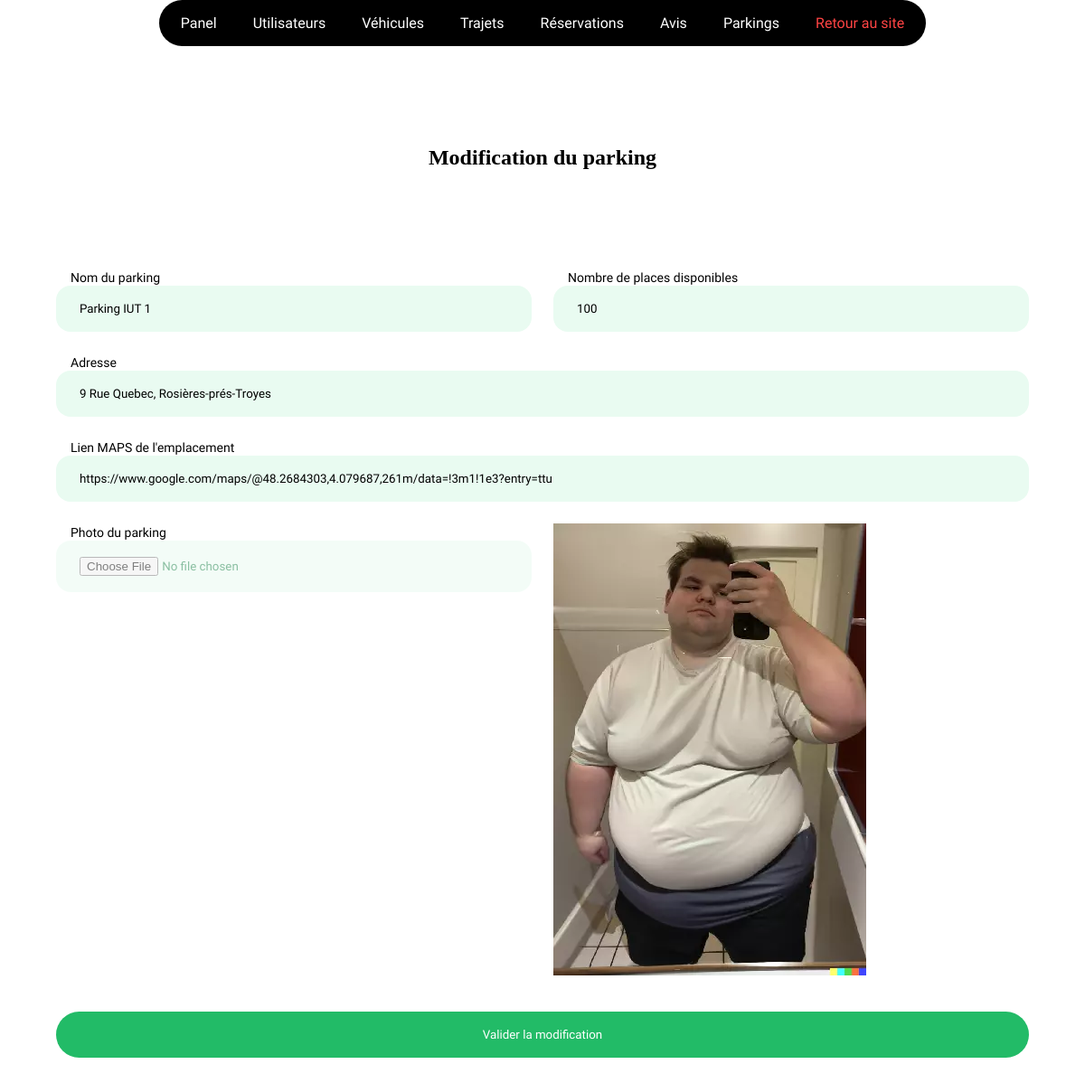
The page /admin/parkings/modifications.php?id=4 on the database its author committed.
### tables this page shows
CREATE TABLE `parkings` (
  `id` int(11) NOT NULL AUTO_INCREMENT,
  `name` varchar(50) DEFAULT NULL,
  `address` varchar(100) DEFAULT NULL,
  `location` varchar(500) DEFAULT NULL,
  `spaces` smallint(3) DEFAULT NULL,
  `picture` varchar(50) DEFAULT NULL,
  PRIMARY KEY (`id`)
);

### admin/parkings/modifications.php (called while the page is built, shortened)
<?php
require '../../layouts/crud.php';

### views/admin/parkings/modify.php (the view, shortened to what this page needs)
<?php
$bd = dbConnect();
$id = $_GET['id'];
$query = $bd -> prepare('SELECT * FROM parkings WHERE id = :id');
$query -> execute(['id' => $id]);
$parking = $query -> fetch();
?>
<section class="container">
    <h1 class="center">Modification du parking</h1>
    <form method="post" enctype="multipart/form-data">
        <section class="form container">
            <div class="form-group">
                <div>
                    <label for="parking_name">Nom du parking</label>
                    <input type="text" name="parking_name" id="parking_name" placeholder="nom" value="<?= $parking['name'] ?>">
                </div>
                <div>
                    <label for="spaces">Nombre de places disponibles</label>
                    <input type="number" name="spaces" id="spaces" min="0" placeholder="nombre de places" value="<?= $parking['spaces'] ?>">
                </div>
            </div>
            <div>
                <label for="address">Adresse</label>
                <input type="text" name="address" id="address" placeholder="adresse" value="<?= $parking['address'] ?>">
            </div>
            <div>
                <label for="location">Lien MAPS de l'emplacement</label>
                <input type="text" name="location" id="location" placeholder="lien maps" value="<?= $parking['location'] ?>">
            </div>
            <div class="form-group">
                <div>
                    <label for="picture">Photo du parking</label>
                    <input type="file" name="picture" id="picture">
                </div>
                <img src="../../assets/images/parkings/<?= $parking['picture'] ?>" alt="Photo du parking">
            </div>
            <button class="btn green" type="submit">Valider la modification</button>
        </section>
    </form>
</section>

### assets/css/style.css (style rules this page uses)
:root { --transitionShort: cubic-bezier(0.175, 0.885, 0.32, 1.275) 0.2s; --transitionLong: cubic-bezier(0.175, 0.885, 0.32, 1.275) 0.5s; --color-primary-50: #e9fbf1; --color-primary-100: #d4f7e4; --color-primary-200: #a9efc8; --color-primary-300: #7ee7ad; --color-primary-400: #52e092; --color-primary-500: #22bb67; --color-primary-600: #1fad5f; --color-primary-700: #188147; --color-primary-800: #10562f; --color-primary-900: #082b18; --color-primary-950: #04160c; }
* { margin: 0; padding: 0; box-sizing: border-box; font-family: "Work Sans", sans-serif; }
body { transition: var(--transitionLong); }
h1, h2, h3, h4, h5, h6 { font-family: "Clash Display", serif; font-weight: 700; line-height: 125%; }
h1 { font-size: 24px; }
.btn { padding: 16px 24px; background: rgb(255, 255, 255); cursor: pointer; border: none; border-radius: 100px; border: 2px solid transparent; transition: var(--transitionShort); font-weight: 500; color: black !important; display: inline-block; }
.btn.green { background: var(--color-primary-500); color: white !important; }
input, textarea, select { padding: 16px 24px; border: none; outline: none; width: 100%; background: var(--color-primary-50); transition: ease-in 0.1s; border: 2px solid transparent; border-radius: 16px; }
label { margin-left: 16px; font-size: 14px; }
.form { display: flex; flex-direction: column; gap: 24px; }
.container { max-width: 1172px; width: 100%; margin: 0 auto; padding: 0 24px; }
section { padding-top: 108px !important; padding-bottom: 108px !important; }
form .btn { margin-top: 16px; }
.center { text-align: center; margin: 0 auto; }
input:read-only { background: var(--color-primary-50); color: var(--color-primary-700); opacity: 0.5; cursor: not-allowed; }
.form-group { display: grid; grid-template-columns: 1fr 1fr; gap: 24px; }

### rows shown on the page
parkings: parking_name "Parking IUT 1", spaces "100", address "9 Rue Quebec, Rosières-prés-Troyes", location "https://www.google.com/maps/@48.2684303,4.079687,261m/data=!3m1!1e3?entry=ttu", picture (picture)
